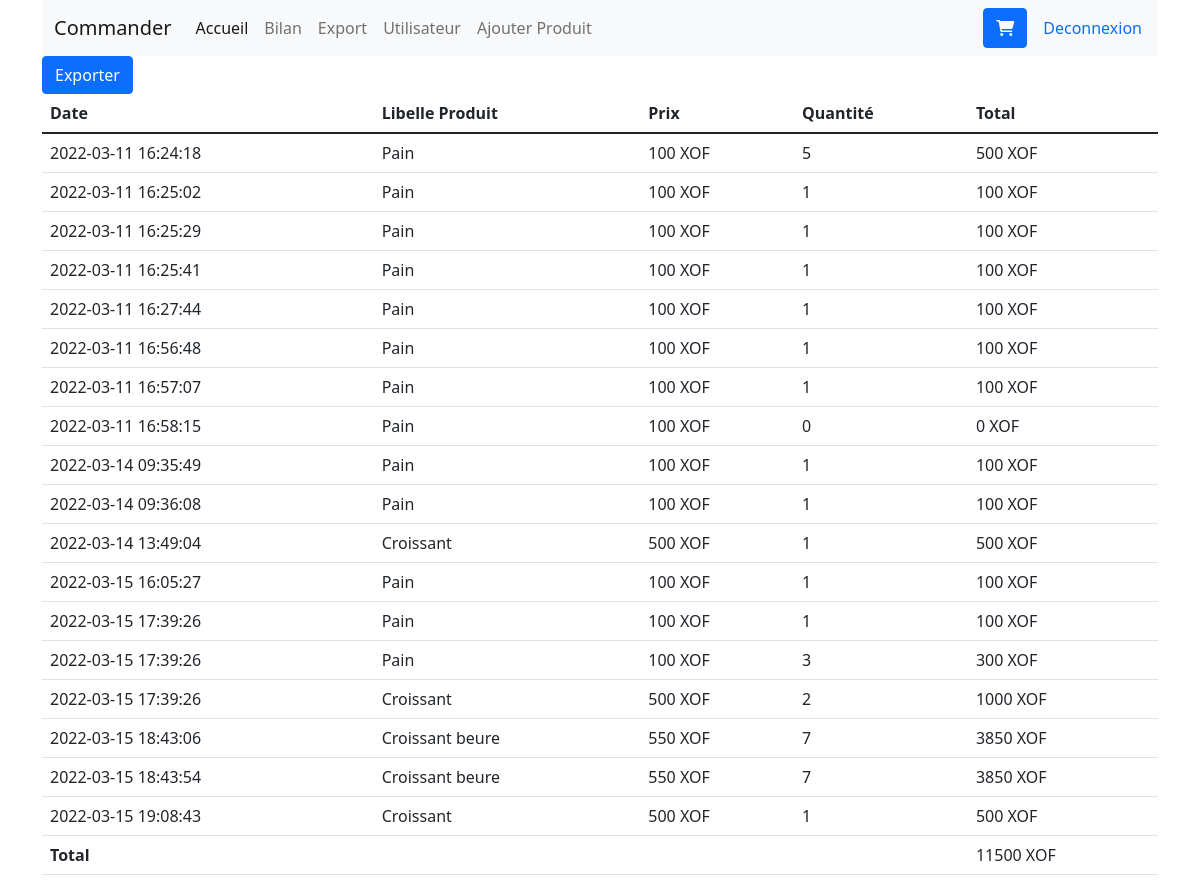
Page /bilan/detail/Mars-2022 (signed in) on the committed database.
### tables this page shows
CREATE TABLE `vente` (
  `id` int(11) NOT NULL,
  `id_produit` int(11) NOT NULL,
  `qte` int(11) NOT NULL,
  `total` float NOT NULL,
  `date_vente` datetime NOT NULL DEFAULT CURRENT_TIMESTAMP
);

CREATE TABLE `produit` (
  `id` int(11) NOT NULL,
  `libelle` varchar(255) NOT NULL,
  `description` varchar(255) NOT NULL,
  `prix` float NOT NULL,
  `image` varchar(255) NOT NULL,
  `actif` int(11) NOT NULL DEFAULT '0'
);

### index.php (called while the page is built, shortened)
<?php
    include './base/app/include.php';
    $model = new Model($dao, '');
    require "./base/controller/" . $controller . ".php";

### base/app/Model.class.php (called while the page is built, shortened)
<?php
class Model extends Param
{
    public $format = 'fetched';
    private $dao;
    private $datas;
    private $table, $champ, $clause = null, $having, $orderBy, $groupBy, $limit;
    public function setDao($dao)
    {
        $this->dao = $dao;
    }
    public function setTable($table)
    {
        $this->table = is_array($table) ? implode(", ", $table) : $table;
    }
    public function setChamp($champ)
    {
        $this->champ = is_array($champ) ? implode(", ", $champ) : $champ;
    }
    public function setClause($clause)
    {
        $this->clause = $clause;
    }
    public function getTable()
    {
        return $this->table;
    }
    public function getChamp()
    {
        return $this->champ;
    }
    public function getClause()
    {
        return $this->clause;
    }
    public function getHaving()
    {
        return $this->having;
    }
    public function getOrderBy()
    {
        return $this->orderBy;
    }
    public function getGroupBy()
    {
        return $this->groupBy;
    }
    public function getLimit()
    {
        return $this->limit;
    }
    private function execute($query, $track, $donnees = [])
    {
        $execution = $this->dao->prepare($query);
        $execution->execute($donnees);
        return $execution;
    }
    private function fetch($execution, $with = null)
    {
        $i = 0;
        $this->datas = [];
        if ($execution->rowCount() > 0) {
            while ($lignes = $execution->fetch(PDO::FETCH_OBJ)) {
                $key = ($with === null || !is_string($with)) ? $i : $lignes->$with;
                ($this->format === 'fetchedcompact') ?
                    $this->datas[$key][] = $lignes :
                    $this->datas[$key] = $lignes;
                $i++;
            }
        }
    }
    public function getData($release = false, $track = false, $fetchWith = null, $getClause = true)
    {
        try {
            $requete = "SELECT " . $this->getChamp() . " FROM " . $this->getTable();
        } catch (Exception $ex) {
            die($ex->getMessage());
        }
        $requete .= ($this->getClause() != "" && $getClause == true) ? " WHERE " . $this->getClause() : "";
        $requete .= ($this->getHaving() != "") ? " HAVING " . $this->getHaving() : "";
        $requete .= ($this->getGroupBy() != "") ? " GROUP BY " . $this->getGroupBy() : "";
        $requete .= ($this->getOrderBy() != "") ? " ORDER BY " . $this->getOrderBy() : "";
        $requete .= ($this->getLimit() != "") ? " LIMIT " . $this->getLimit() : "";
        $execution = $this->execute($requete, $track);
        return is_null($this->datas) ? [] : $this->datas;
    }
}

### base/views/bilan_detail.php (the view)
<?php include "_header.php"; ?>
<div class="container mt-10">
    <button onclick="export2csv('exportT')" class="btn btn-primary">Exporter</button>
    <table class="table" id="exportT">
        <thead>
            <tr>
                <th scope="col">Date</th>
                <th scope="col">Libelle Produit</th>
                <th scope="col">Prix</th>
                <th scope="col">Quantité</th>
                <th scope="col">Total</th>
            </tr>
        </thead>
        <tbody>
            <?php foreach($ventes as $vente){ ?>
            <tr>
                <td><?php echo $vente->date_vente; ?></td>
                <td><?php echo $vente->libelle; ?></td>
                <td><?php echo $vente->prix; ?> XOF</td>
                <td><?php echo $vente->qte; ?></td>
                <td><?php echo $vente->total; ?> XOF</td>
            </tr>
            <?php } ?>
            <tr>
                <th colspan="4">Total</th>
                <td><?php echo $total; ?> XOF</td>
            </tr>
        </tbody>
    </table>
</div>
<?php include "_footer.php"; ?>

### base/controller/bilan.php (shortened to what this page needs)
<?php
    $mois = ['Janvier', 'Février', 'Mars', 'Avril', 'Mai', 'Juin', 'Juillet', 'Aout', 'Septembre', 'Octobre', 'Novembre', 'Decembre'];
    switch($action){
        case "detail":
            $dateTable = explode('-', $dates);
            $m = array_search($dateTable[0], $mois) + 1;
            $model->setTable("vente v, produit p");
            $model->setChamp("*");
            $model->setClause("MONTH(v.date_vente) = ".$m." AND YEAR(v.date_vente) = ".$dateTable[1]." AND v.id_produit=p.id");
            $ventes = $model->getData();
            $total = 0;
            for($i=0;$i<count($ventes);$i++){
                $total += intval($ventes[$i]->total);
            }
            include_once("./base/views/bilan_detail.php");
            break;
    }

### base/views/_header.php (shortened to what this page needs)
<html>
<head>
    <link href="https://cdn.jsdelivr.net/npm/bootstrap@5.1.3/dist/css/bootstrap.min.css" rel="stylesheet">
    <link rel="stylesheet" href="./base/assets/css/style.css" />
    <link rel="stylesheet" href="https://cdnjs.cloudflare.com/ajax/libs/font-awesome/6.0.0/css/all.min.css" />
</head>
<body>
    <div class="container">
        <nav class="navbar navbar-expand-lg navbar-light bg-light">
            <div class="container-fluid">
                <a class="navbar-brand" href="#">Commander</a>
                <div class="collapse navbar-collapse" id="navbarNavDropdown">
                    <ul class="navbar-nav">
                        <li class="nav-item">
                            <a class="nav-link active" aria-current="page" href="/">Accueil</a>
                        </li>
                        <?php if((isset($_SESSION[_USER_])) && ($_SESSION[_USER_]->profil == "ADMIN")){ ?>
                        <li class="nav-item">
                            <a class="nav-link" href="/bilan">Bilan</a>
                        </li>
                        <li class="nav-item">
                            <a class="nav-link" href="/export">Export</a>
                        </li>
                        <li class="nav-item">
                            <a class="nav-link" href="/user">Utilisateur</a>
                        </li>
                        <li class="nav-item">
                            <a class="nav-link" data-bs-toggle="modal" data-bs-target="#exampleModal">Ajouter Produit</a>
                        </li>
                        <?php } ?>
                    </ul>
                </div>
            </div>
            <div class="d-flex">
                <button type="button" class="btn btn-primary position-relative" onclick="finaliser('<?php echo HTTP_PATH; ?>')">
                    <i class="fa-solid fa-cart-shopping">
                    </i>
                </button>
                <?php if(!isset($_SESSION[_USER_])){ ?>
                <a class="nav-link" href="/login">Connexion</a>
                <?php }else{ ?>
                <a class="nav-link" href="/logout">Deconnexion</a>
                <?php } ?>
            </div>
        </nav>
    </div>

### base/views/_footer.php (shortened to what this page needs)
</body>
</html>

### rows in the picture
vente: date_vente "2022-03-11 16:24:18", id_produit.libelle "Pain", id_produit.prix "100", qte "5", total "500"
vente: date_vente "2022-03-11 16:25:02", id_produit.libelle "Pain", id_produit.prix "100", qte "1", total "100"
vente: date_vente "2022-03-11 16:25:29", id_produit.libelle "Pain", id_produit.prix "100", qte "1", total "100"
vente: date_vente "2022-03-11 16:25:41", id_produit.libelle "Pain", id_produit.prix "100", qte "1", total "100"
vente: date_vente "2022-03-11 16:27:44", id_produit.libelle "Pain", id_produit.prix "100", qte "1", total "100"
vente: date_vente "2022-03-11 16:56:48", id_produit.libelle "Pain", id_produit.prix "100", qte "1", total "100"
vente: date_vente "2022-03-11 16:57:07", id_produit.libelle "Pain", id_produit.prix "100", qte "1", total "100"
vente: date_vente "2022-03-11 16:58:15", id_produit.libelle "Pain", id_produit.prix "100", qte "0", total "0"
vente: date_vente "2022-03-14 09:35:49", id_produit.libelle "Pain", id_produit.prix "100", qte "1", total "100"
vente: date_vente "2022-03-14 09:36:08", id_produit.libelle "Pain", id_produit.prix "100", qte "1", total "100"
vente: date_vente "2022-03-14 13:49:04", id_produit.libelle "Croissant", id_produit.prix "500", qte "1", total "500"
vente: date_vente "2022-03-15 16:05:27", id_produit.libelle "Pain", id_produit.prix "100", qte "1", total "100"
vente: date_vente "2022-03-15 17:39:26", id_produit.libelle "Pain", id_produit.prix "100", qte "1", total "100"
vente: date_vente "2022-03-15 17:39:26", id_produit.libelle "Pain", id_produit.prix "100", qte "3", total "300"
vente: date_vente "2022-03-15 17:39:26", id_produit.libelle "Croissant", id_produit.prix "500", qte "2", total "1000"
vente: date_vente "2022-03-15 18:43:06", id_produit.libelle "Croissant beure", id_produit.prix "550", qte "7", total "3850"
vente: date_vente "2022-03-15 18:43:54", id_produit.libelle "Croissant beure", id_produit.prix "550", qte "7", total "3850"
vente: date_vente "2022-03-15 19:08:43", id_produit.libelle "Croissant", id_produit.prix "500", qte "1", total "500"

### other values in the picture
$total "11500"
